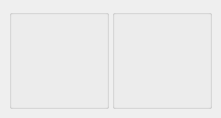
       <widget class="QWidget" name="CurveTab">
        <attribute name="title">
         <string>Curve settings</string>
        </attribute>
        <layout class="QGridLayout" name="gridLayout_7">
         <property name="margin">
          <number>9</number>
         </property>
         <property name="spacing">
          <number>6</number>
         </property>
         <item row="0" column="0">
          <layout class="QHBoxLayout" name="horizontalLayout_6"/>
         </item>
         <item row="1" column="0">
          <layout class="QHBoxLayout" name="horizontalLayout_3">
           <property name="spacing">
            <number>3</number>
           </property>
           <item>
            <widget class="QGroupBox" name="ThrottleCurveBox">
             <property name="sizePolicy">
              <sizepolicy hsizetype="Preferred" vsizetype="Preferred">
               <horstretch>1</horstretch>
               <verstretch>1</verstretch>
              </sizepolicy>
             </property>
             <property name="minimumSize">
              <size>
               <width>100</width>
               <height>100</height>
              </size>
             </property>
             <property name="sizeIncrement">
              <size>
               <width>10</width>
               <height>10</height>
              </size>
             </property>
             <property name="baseSize">
              <size>
               <width>100</width>
               <height>100</height>
              </size>
             </property>
             <property name="layoutDirection">
              <enum>Qt::LeftToRight</enum>
             </property>
             <property name="title">
              <string/>
             </property>
             <property name="alignment">
              <set>Qt::AlignLeading|Qt::AlignLeft|Qt::AlignVCenter</set>
             </property>
             <property name="flat">
              <bool>false</bool>
             </property>
             <layout class="QGridLayout" name="gridLayout">
              <property name="margin">
               <number>0</number>
              </property>
              <property name="spacing">
               <number>0</number>
              </property>
              <item row="0" column="0">
               <widget class="MixerCurve" name="ThrottleCurve" native="true">
                <property name="sizePolicy">
                 <sizepolicy hsizetype="Expanding" vsizetype="Expanding">
                  <horstretch>1</horstretch>
                  <verstretch>1</verstretch>
                 </sizepolicy>
                </property>
                <property name="minimumSize">
                 <size>
                  <width>50</width>
                  <height>50</height>
                 </size>
                </property>
                <property name="maximumSize">
                 <size>
                  <width>1000</width>
                  <height>1000</height>
                 </size>
                </property>
                <property name="sizeIncrement">
                 <size>
                  <width>10</width>
                  <height>10</height>
                 </size>
                </property>
                <property name="baseSize">
                 <size>
                  <width>200</width>
                  <height>200</height>
                 </size>
                </property>
               </widget>
              </item>
             </layout>
            </widget>
           </item>
           <item>
            <widget class="QGroupBox" name="PitchCurveBox">
             <property name="sizePolicy">
              <sizepolicy hsizetype="Preferred" vsizetype="Preferred">
               <horstretch>1</horstretch>
               <verstretch>1</verstretch>
              </sizepolicy>
             </property>
             <property name="minimumSize">
              <size>
               <width>100</width>
               <height>100</height>
              </size>
             </property>
             <property name="sizeIncrement">
              <size>
               <width>10</width>
               <height>10</height>
              </size>
             </property>
             <property name="baseSize">
              <size>
               <width>100</width>
               <height>100</height>
              </size>
             </property>
             <property name="title">
              <string/>
             </property>
             <layout class="QGridLayout" name="gridLayout_5">
              <property name="margin">
               <number>0</number>
              </property>
              <property name="spacing">
               <number>0</number>
              </property>
              <item row="0" column="0">
               <widget class="MixerCurve" name="PitchCurve" native="true">
                <property name="sizePolicy">
                 <sizepolicy hsizetype="Fixed" vsizetype="Expanding">
                  <horstretch>1</horstretch>
                  <verstretch>1</verstretch>
                 </sizepolicy>
                </property>
                <property name="minimumSize">
                 <size>
                  <width>50</width>
                  <height>50</height>
                 </size>
                </property>
                <property name="maximumSize">
                 <size>
                  <width>1000</width>
                  <height>1000</height>
                 </size>
                </property>
                <property name="sizeIncrement">
                 <size>
                  <width>10</width>
                  <height>10</height>
                 </size>
                </property>
                <property name="baseSize">
                 <size>
                  <width>200</width>
                  <height>200</height>
                 </size>
                </property>
               </widget>
              </item>
             </layout>
            </widget>
           </item>
          </layout>
         </item>
         <item row="2" column="0">
          <spacer name="verticalSpacer_2">
           <property name="orientation">
            <enum>Qt::Vertical</enum>
           </property>
           <property name="sizeType">
            <enum>QSizePolicy::Preferred</enum>
           </property>
           <property name="sizeHint" stdset="0">
            <size>
             <width>20</width>
             <height>0</height>
            </size>
           </property>
          </spacer>
         </item>
        </layout>
       </widget>
